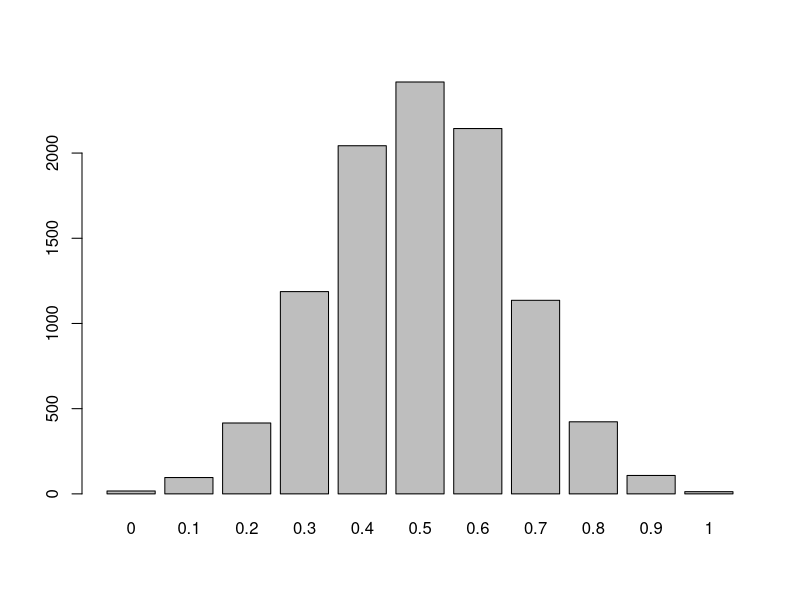
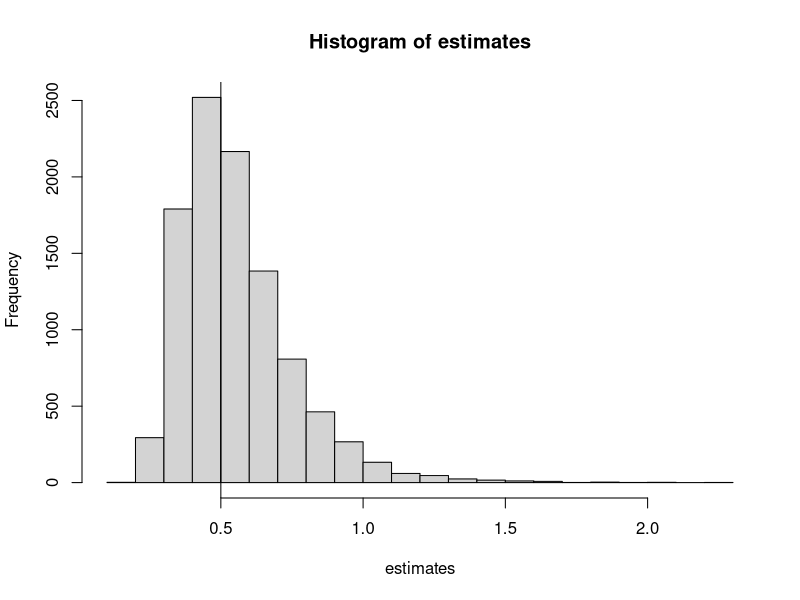
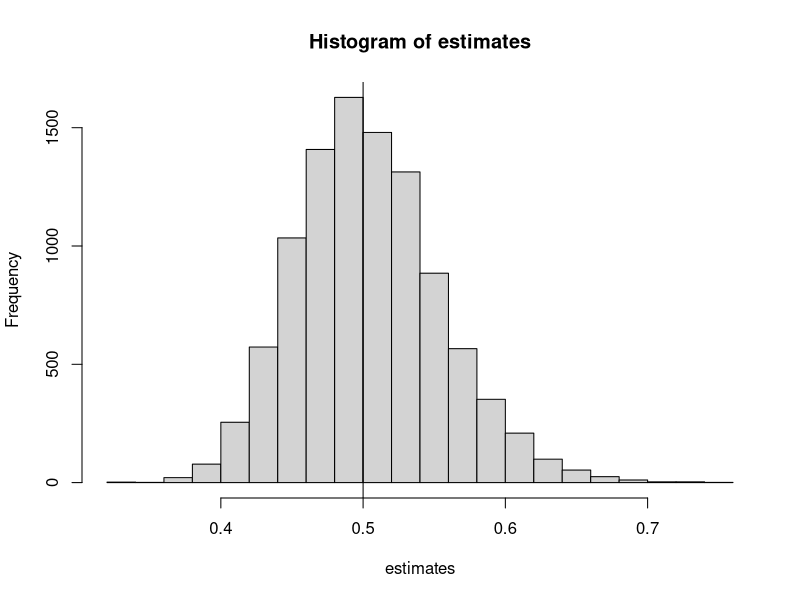
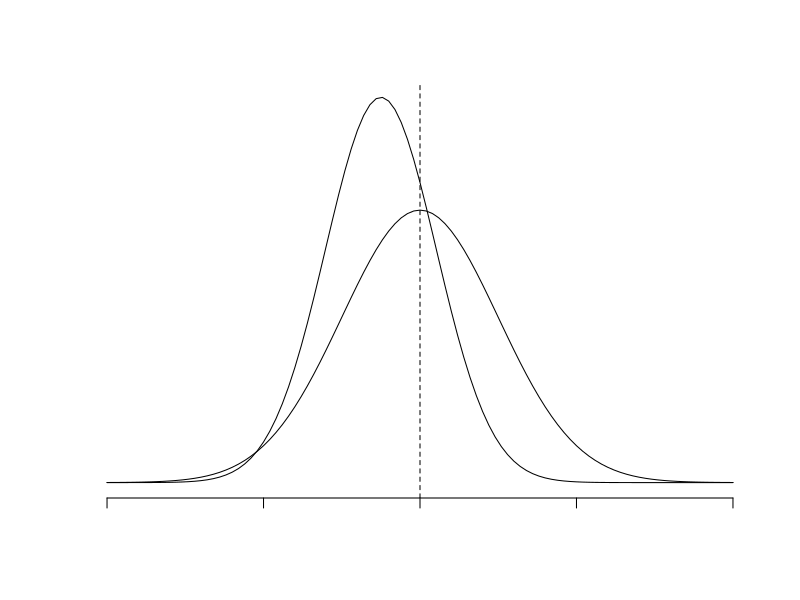
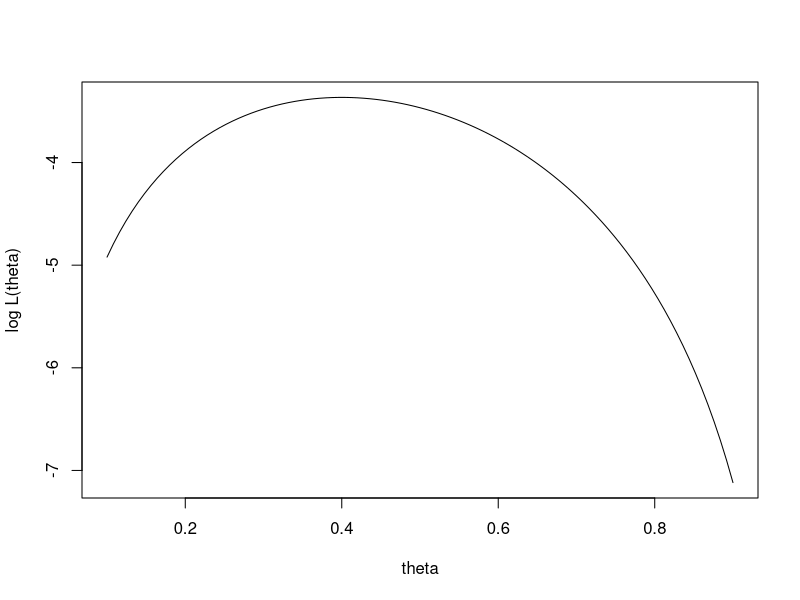
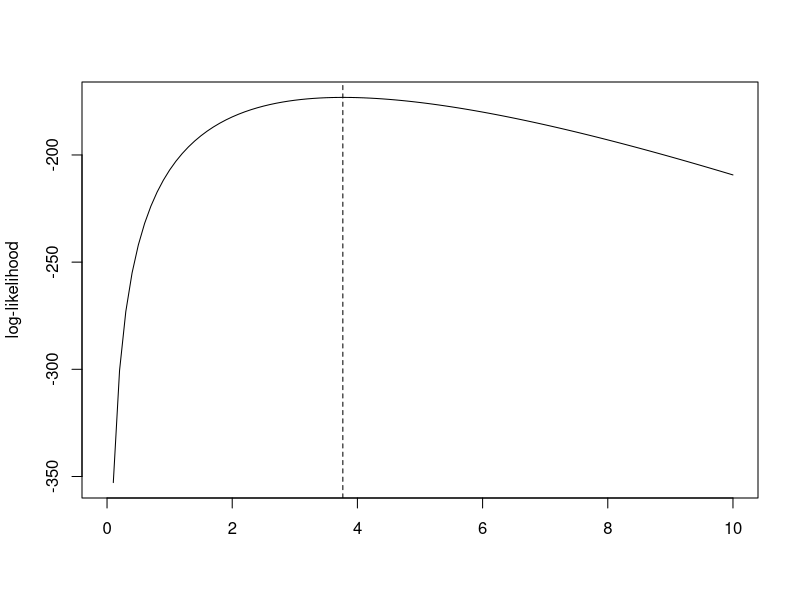

The R source for these figures, in order:
## ---- chunk 1
N <- 10000
n <- 10
theta <- 0.5
datasets <- replicate(N, rbinom(n, 1, theta))
estimates <- apply(datasets, 2, mean)
barplot(table(estimates))
## ---- chunk 2
N <- 10000
n <- 10
theta <- 0.5
datasets <- replicate(N, rexp(n, theta))
y_bar <- apply(datasets, 2, mean)
estimates <- 1/y_bar
hist(estimates, breaks = 20)
abline(v = theta)
## ---- chunk 3
N <- 10000
n <- 100
theta <- 0.5
datasets <- replicate(N, rexp(n, theta))
y_bar <- apply(datasets, 2, mean)
estimates <- 1/y_bar
hist(estimates, breaks = 20)
abline(v = theta)
## ---- chunk 4
curve(dnorm(x, -0.5, sqrt(0.5)), from = -4, to = 4, axes = FALSE,
      xlab = "", ylab = "")
curve(dnorm(x, 0, 1), add = TRUE)
axis(1, labels = FALSE)
abline(v = 0, lty = 2)
## ---- chunk 5
curve(3*log(1-x) + 2*log(x), from = 0.1, to = 0.9,
      xlab = "theta", ylab = "log L(theta)")
## ---- chunk 6
set.seed(1)
n <- 100
alpha0 <- 1
beta0 <- 3
y <- rgamma(n, scale = alpha0, shape = beta0)
y_bar <- mean(y)
log_y_bar <- mean(log(y))
## ---- chunk 7
b <- function(alpha) {y_bar/alpha}
l <- function(x) {
  sum(dgamma(y, shape = x, scale = b(x), log = TRUE))
}
l_vec <- function(x) {
  sapply(x, l)
}
curve(l_vec, from = 0, 10, xlab = "", ylab = "log-likelihood")
est <- optimize(l_vec, c(0, 10), maximum = TRUE)$maximum
abline(v = est, lty = 2)
